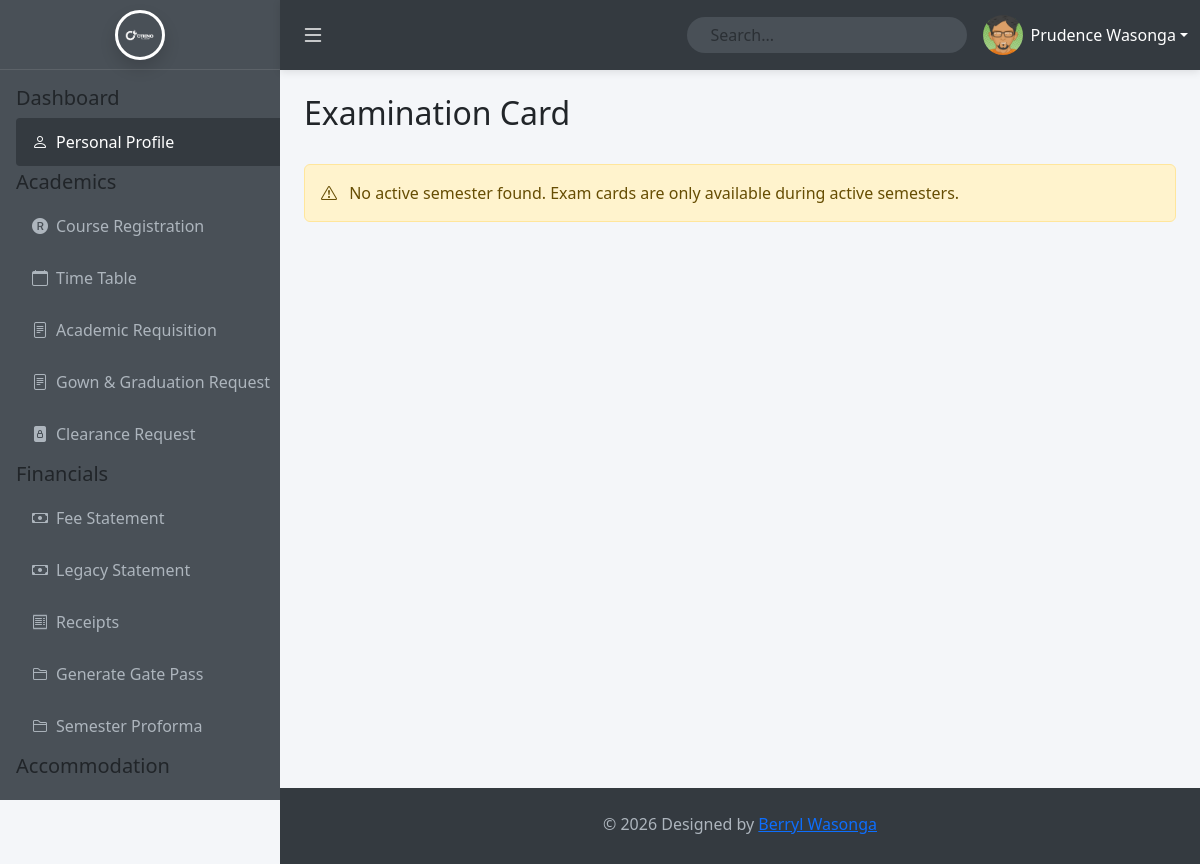
Before: /students/examcard.php (signed in) with the older database file.
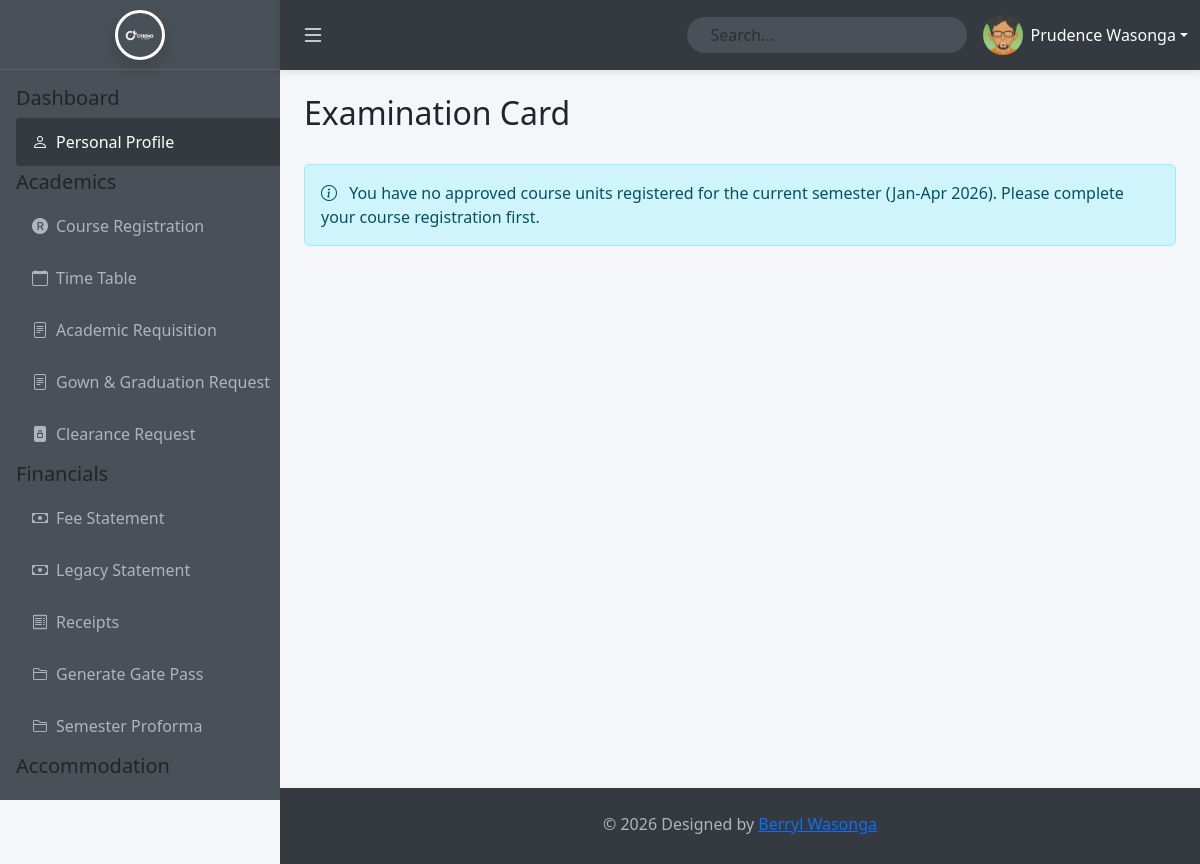
After: the same page with the newer database file.
### tables this page shows
CREATE TABLE `semesters` (
  `id` int(11) NOT NULL AUTO_INCREMENT,
  `academic_year_id` int(11) NOT NULL,
  `semester_name` varchar(50) NOT NULL,
  `start_date` date NOT NULL,
  `end_date` date NOT NULL,
  `is_current` tinyint(1) DEFAULT 0,
  `status` enum('active','inactive') DEFAULT 'active',
  `created_at` timestamp NOT NULL DEFAULT current_timestamp(),
  PRIMARY KEY (`id`),
  CONSTRAINT `semesters_ibfk_1` FOREIGN KEY (`academic_year_id`) REFERENCES `academic_years` (`id`)
);

### students/examcard.php (the view, shortened to what this page needs)
<?php
include '../config.php';
$semester_query = "SELECT * FROM semesters WHERE status = 'active' LIMIT 1";
$sem_result = $conn->query($semester_query);
$current_semester = $sem_result->fetch_assoc();
$registered_units = [];
if ($current_semester) {
    $units_query = "SELECT cu.unit_code, cu.unit_name, cr.registration_status, s.semester_name, ay.year_name
                    FROM course_registrations cr
                    JOIN course_units cu ON cr.unit_id = cu.id
                    JOIN semesters s ON cr.semester_id = s.id
                    JOIN academic_years ay ON s.academic_year_id = ay.id
                    WHERE cr.user_id = ?
                    AND cr.semester_id = ?
                    AND cr.registration_status = 'approved'";
    $stmt = $conn->prepare($units_query);
    $stmt->bind_param("ii", $_SESSION['user_id'], $current_semester['id']);
    $stmt->execute();
    $registered_units = $stmt->get_result()->fetch_all(MYSQLI_ASSOC);
}
?>
<!DOCTYPE html>
<html lang="en">
<head>
    <link href="https://cdn.jsdelivr.net/npm/bootstrap@5.3.3/dist/css/bootstrap.min.css" rel="stylesheet">
    <link href="https://cdn.jsdelivr.net/npm/bootstrap-icons@1.11.3/font/bootstrap-icons.css" rel="stylesheet">
    <link href="Assets/main.css" rel="stylesheet">
</head>
<body>
    <?php
        include_once 'partials/sidebar.php' ;
        include_once 'partials/top_navbar.php' ;
    ?>
    <div class="main-content" id="mainContent">
        <div class="d-flex justify-content-between align-items-center mb-4 no-print">
            <h2>Examination Card</h2>
        </div>
        <?php if (!$current_semester): ?>
            <div class="alert alert-warning">
                <i class="bi bi-exclamation-triangle me-2"></i> No active semester found. Exam cards are only available during active semesters.
            </div>
        <?php elseif (empty($registered_units)): ?>
            <div class="alert alert-info">
                <i class="bi bi-info-circle me-2"></i> You have no approved course units registered for the current semester (<?php echo htmlspecialchars($current_semester['semester_name']); ?>).
                Please complete your course registration first.
            </div>
        <?php endif; ?>
    </div>
    <?php include_once 'partials/footer.php'; ?>
</body>
</html>

Changed rows visible on the page:
added semesters: semester_name "Jan-Apr 2026"
Other visible differences:
text no longer shown: "No active semester found. Exam cards are only available during active semesters."
text now shown: "You have no approved course units registered for the current semester ( ). Please complete your course registration first."
